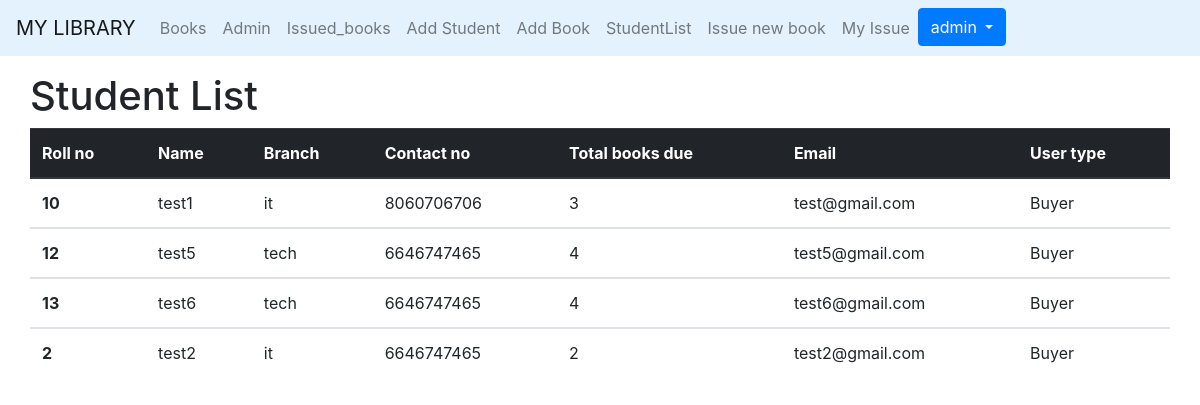
The app's page /student/ (signed in), older data.
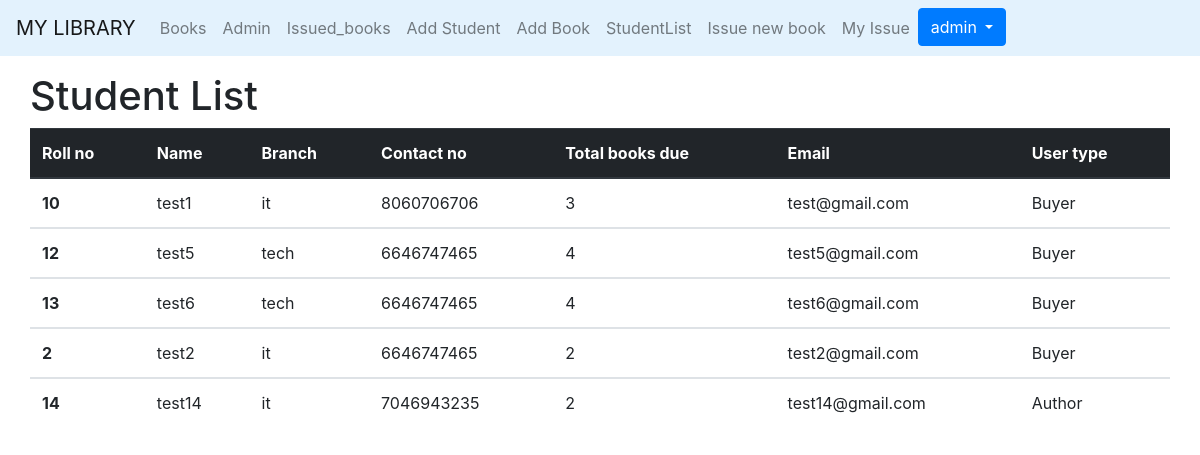
The same page, newer data.
### library/models.py (models this page shows, shortened)
class Student(models.Model):
    roll_no = models.CharField(max_length=10,unique=True)
    name = models.CharField(max_length=10)
    branch = models.CharField(max_length=20)
    contact_no = models.CharField(max_length=10)
    total_books_due=models.IntegerField(default=0)
    email=models.EmailField(unique=True)
    user_type=models.CharField(max_length=20, choices=CHOICES, default='Buyer')

### library/views.py (the view)
# urls.py: path('student/', views.StudentListView.as_view(), name='student'),
class StudentListView(LoginRequiredMixin,ListView):
    login_url = '/accounts/login/'
    template_name = 'library/student_list.html'
    model = Student
    context_object_name = 'student_list'

### templates/library/student_list.html
{% extends "registration/base.html" %}
{% block content %}
    <h1>Student List</h1>
    {% if student_list %}
    <div class="row mx-auto">
      <table class="table">
        <thead class="thead-dark">
          <tr>
            <th scope="col">Roll no</th>
            <th scope="col">Name</th>
            <th scope="col">Branch</th>
            <th scope="col">Contact no</th>
            <th scope="col">Total books due</th>
            <th scope="col">Email</th>
            <th scope="col">User type</th>
          </tr>
        </thead>
        {% for student in student_list %}
        <tbody>
          <tr>
            <th scope="row">{{ student.roll_no }}</th>
            <td>{{ student.name }}</td>
            <td>{{ student.branch }}</td>
            <td>{{ student.contact_no }}</td>
            <td>{{ student.total_books_due }}</td>
            <td>{{ student.email }}</td>
            <td>{{ student.user_type }}</td>
          </tr>
        </tbody>
        {% endfor %}
      </table>
    </div>
    {% else %}
      <p class=" bg bg-white">There are no students.</p>
    {% endif %}
{% endblock %}

Row changes from the older to the newer data that the page shows:
added Student: roll_no "14", name "test14", branch "it", contact_no "7046943235", total_books_due "2", email "test14@gmail.com", user_type "Author"
